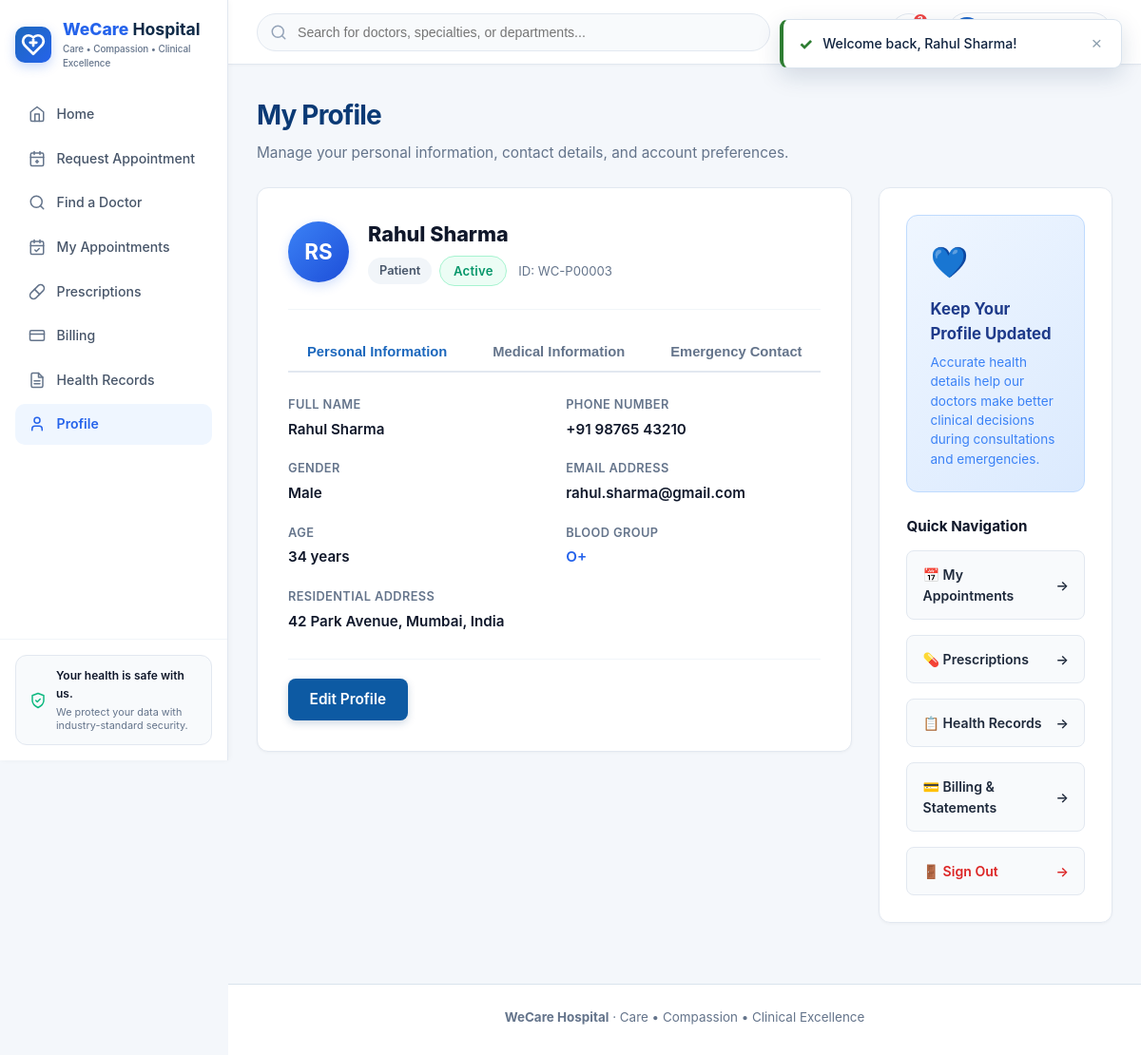
/profile.php (signed in), run on the app's committed database.
### tables this page shows
CREATE TABLE IF NOT EXISTS `patients` (
    id INT AUTO_INCREMENT PRIMARY KEY,
    patient_name VARCHAR(100) NOT NULL,
    age INT NOT NULL,
    gender VARCHAR(20) NOT NULL,
    phone VARCHAR(20) NOT NULL,
    address TEXT NOT NULL,
    email VARCHAR(100) UNIQUE NULL,
    password VARCHAR(255) NULL,
    blood_group VARCHAR(10) DEFAULT 'O+',
    allergies VARCHAR(255) DEFAULT 'No known drug allergies (NKDA)',
    chronic_conditions VARCHAR(255) DEFAULT 'None reported',
    emergency_name VARCHAR(100) DEFAULT 'Emergency Contact',
    emergency_phone VARCHAR(20) DEFAULT '+91 98765 43210',
    emergency_relation VARCHAR(50) DEFAULT 'Family / Guardian',
    created_at DATETIME DEFAULT CURRENT_TIMESTAMP
);

### auth.php (called while the page is built, shortened)
<?php
function isLoggedIn(): bool {
    return !empty($_SESSION['patient_id']) && (int) $_SESSION['patient_id'] > 0;
}
function getCurrentPatient($conn, bool $forceRefresh = false): ?array {
    static $cachedPatient = null;
    static $cachedId = null;
    $patientId = (int) $_SESSION['patient_id'];
    if (!$forceRefresh && $cachedId === $patientId && $cachedPatient !== null) {
        return $cachedPatient;
    }
    $stmt = $conn->prepare('SELECT id, patient_name, age, gender, phone, address, email, created_at, blood_group, allergies, chronic_conditions, emergency_name, emergency_phone, emergency_relation FROM patients WHERE id = ?');
    $stmt->bind_param('i', $patientId);
    $stmt->execute();
    $result = $stmt->get_result();
    $patient = $result ? $result->fetch_assoc() : null;
    $cachedPatient = $patient ?: null;
    return $cachedPatient;
}
function getInitials(string $name): string {
    $clean = trim(preg_replace('/^(Dr\.|Dr|Mr\.|Mr|Ms\.|Ms|Mrs\.)\s+/i', '', $name));
    $parts = preg_split('/\s+/', $clean);
    $initials = '';
    if (!empty($parts[0])) {
        $initials .= strtoupper(substr($parts[0], 0, 1));
    }
    if (count($parts) > 1 && !empty($parts[count($parts) - 1])) {
        $initials .= strtoupper(substr($parts[count($parts) - 1], 0, 1));
    }
    return $initials !== '' ? $initials : 'PT';
}

### profile.php (the view, shortened to what this page needs)
<?php
require_once __DIR__ . '/db.php';
require_once __DIR__ . '/auth.php';
$patient = getCurrentPatient($conn);
$editMode = isset($_GET['edit']) && $_GET['edit'] === '1';
$activeTab = trim($_GET['tab'] ?? 'personal');
$patientIdFormatted = 'WC-P' . str_pad((string)$patient['id'], 5, '0', STR_PAD_LEFT);
?>
<!DOCTYPE html>
<html lang="en">
<head>
    <link rel="stylesheet" href="style.css?v=<?php echo urlencode((string) filemtime(__DIR__ . '/style.css')); ?>">
</head>
<body class="wecare-body">
    <?php include __DIR__ . '/nav.php'; ?>
    <main class="wecare-main">
        <div class="page-head">
            <h1 class="page-title">My Profile</h1>
            <p class="page-sub">Manage your personal information, contact details, and account preferences.</p>
        </div>
        <div class="profile-mockup-layout">
            <div class="profile-main-card">
                <div class="profile-header-strip">
                    <div class="profile-avatar-circle">
                        <?php echo htmlspecialchars($initials); ?>
                    </div>
                    <div class="profile-info-heading">
                        <h2><?php echo htmlspecialchars($patient['patient_name']); ?></h2>
                        <div class="profile-tags-row">
                            <span class="badge-role">Patient</span>
                            <span class="status-pill-green">Active</span>
                            <span style="font-size: 0.82rem; color: #64748b; margin-left: 0.25rem;">ID: <?php echo $patientIdFormatted; ?></span>
                        </div>
                    </div>
                </div>
                <?php if (!$editMode): ?>
                    <div class="panel-tab-bar" role="tablist" aria-label="Profile Sections">
                        <button type="button" class="tab-btn <?php echo $activeTab === 'personal' ? 'active' : ''; ?>" data-target="tab-personal" role="tab" aria-selected="<?php echo $activeTab === 'personal' ? 'true' : 'false'; ?>">
                            Personal Information
                        </button>
                        <button type="button" class="tab-btn <?php echo $activeTab === 'medical' ? 'active' : ''; ?>" data-target="tab-medical" role="tab" aria-selected="<?php echo $activeTab === 'medical' ? 'true' : 'false'; ?>">
                            Medical Information
                        </button>
                        <button type="button" class="tab-btn <?php echo $activeTab === 'emergency' ? 'active' : ''; ?>" data-target="tab-emergency" role="tab" aria-selected="<?php echo $activeTab === 'emergency' ? 'true' : 'false'; ?>">
                            Emergency Contact
                        </button>
                    </div>
                    <div class="profile-tab-pane <?php echo $activeTab === 'personal' ? 'active' : ''; ?>" id="tab-personal" role="tabpanel">
                        <div class="profile-fields-grid-2col">
                            <div class="profile-field-box">
                                <span class="profile-field-label">Full Name</span>
                                <span class="profile-field-value"><?php echo htmlspecialchars($patient['patient_name']); ?></span>
                            </div>
                            <div class="profile-field-box">
                                <span class="profile-field-label">Phone Number</span>
                                <span class="profile-field-value"><?php echo htmlspecialchars($patient['phone']); ?></span>
                            </div>
                            <div class="profile-field-box">
                                <span class="profile-field-label">Gender</span>
                                <span class="profile-field-value"><?php echo htmlspecialchars($patient['gender']); ?></span>
                            </div>
                            <div class="profile-field-box">
                                <span class="profile-field-label">Email Address</span>
                                <span class="profile-field-value"><?php echo htmlspecialchars($patient['email'] ?: 'saketh0@gmail.com'); ?></span>
                            </div>
                            <div class="profile-field-box">
                                <span class="profile-field-label">Age</span>
                                <span class="profile-field-value"><?php echo (int) $patient['age']; ?> years</span>
                            </div>
                            <div class="profile-field-box">
                                <span class="profile-field-label">Blood Group</span>
                                <span class="profile-field-value" style="color: #2563eb;"><?php echo htmlspecialchars($patient['blood_group'] ?? 'O+'); ?></span>
                            </div>
                            <div class="profile-field-box" style="grid-column: 1 / -1;">
                                <span class="profile-field-label">Residential Address</span>
                                <span class="profile-field-value"><?php echo htmlspecialchars($patient['address'] ?: 'Campus Pavilion, Sector 4, Bangalore'); ?></span>
                            </div>
                        </div>
                        <div style="margin-top: 1.5rem; padding-top: 1.25rem; border-top: 1px solid #f1f5f9; display: flex; gap: 0.75rem;">
                            <a href="profile.php?edit=1&tab=personal" class="btn btn-primary-highlight">
                                Edit Profile
                            </a>
                        </div>
                    </div>
                <?php endif; ?>
            </div>
            <div class="profile-side-card">
                <div class="profile-tip-card">
                    <div class="profile-tip-icon">💙</div>
                    <h3 class="profile-tip-title">Keep Your Profile Updated</h3>
                    <p class="profile-tip-text">Accurate health details help our doctors make better clinical decisions during consultations and emergencies.</p>
                </div>
                <div style="margin-top: 1.5rem;">
                    <h4 style="font-size: 0.95rem; font-weight: 700; color: #0f172a; margin: 0 0 0.85rem;">Quick Navigation</h4>
                    <div style="display: flex; flex-direction: column; gap: 0.5rem;">
                        <a href="appointments.php" class="quick-action-link">
                            <span>📅 My Appointments</span>
                            <span>→</span>
                        </a>
                        <a href="prescriptions.php" class="quick-action-link">
                            <span>💊 Prescriptions</span>
                            <span>→</span>
                        </a>
                        <a href="health_records.php" class="quick-action-link">
                            <span>📋 Health Records</span>
                            <span>→</span>
                        </a>
                        <a href="billing.php" class="quick-action-link">
                            <span>💳 Billing & Statements</span>
                            <span>→</span>
                        </a>
                        <a href="logout.php" class="quick-action-link" style="color: #dc2626;">
                            <span>🚪 Sign Out</span>
                            <span>→</span>
                        </a>
                    </div>
                </div>
            </div>
        </div>
    </main>
    <footer class="site-footer">
        <div class="footer-inner">
            <p><strong>WeCare Hospital</strong> · Care • Compassion • Clinical Excellence</p>
        </div>
    </footer>
</body>
</html>

### data on the page
patients: patient_name "RS", patient_name "Rahul Sharma", id "WC-P00003", phone "+91 98765 43210", gender "Male", email "rahul.sharma@gmail.com", age "34", blood_group "O+", address "42 Park Avenue, Mumbai, India"
